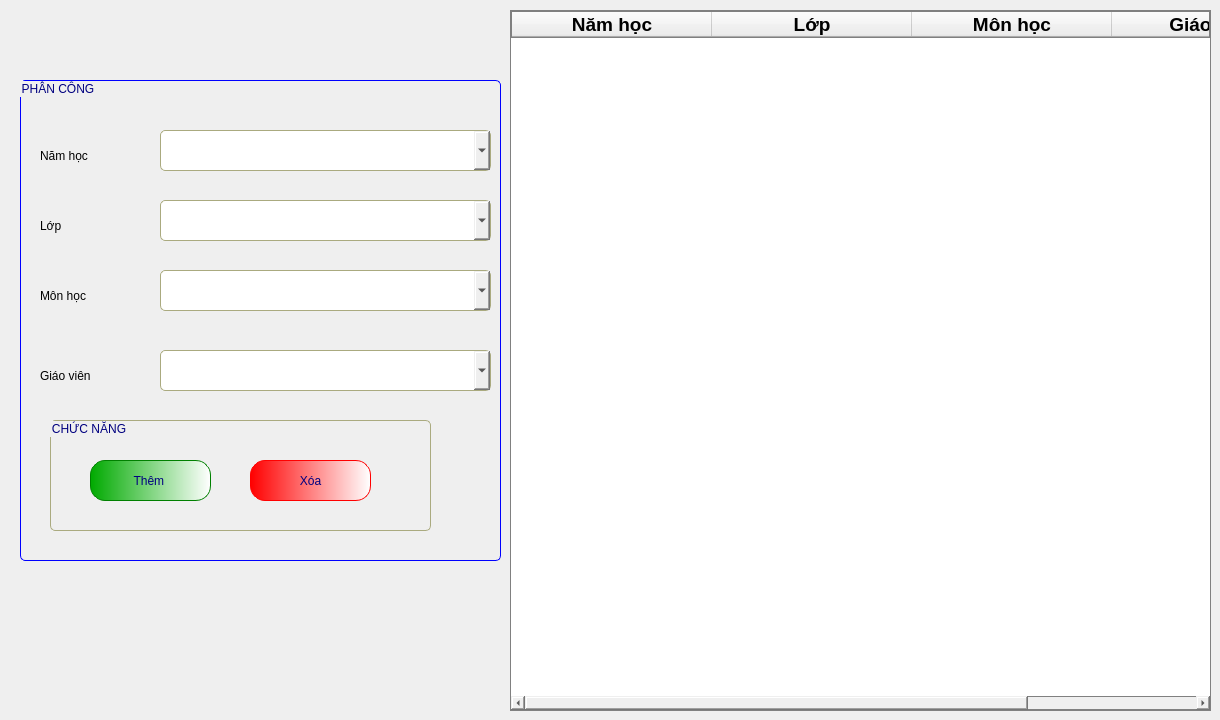
      <widget class="QWidget" name="tab_6">
       <attribute name="title">
        <string>Phân công</string>
       </attribute>
       <widget class="QGroupBox" name="groupBox_61">
        <property name="geometry">
         <rect>
          <x>20</x>
          <y>80</y>
          <width>481</width>
          <height>481</height>
         </rect>
        </property>
        <property name="styleSheet">
         <string notr="true">color: rgb(0, 0, 127);
font: 75 16pt &quot;Tahoma&quot;;
border: 1px solid blue;
border-radius:5px;</string>
        </property>
        <property name="title">
         <string>PHÂN CÔNG</string>
        </property>
        <widget class="QLabel" name="label_70">
         <property name="geometry">
          <rect>
           <x>20</x>
           <y>60</y>
           <width>111</width>
           <height>31</height>
          </rect>
         </property>
         <property name="styleSheet">
          <string notr="true">border: white;
color: black;</string>
         </property>
         <property name="text">
          <string>Năm học </string>
         </property>
        </widget>
        <widget class="QLabel" name="label_243">
         <property name="geometry">
          <rect>
           <x>20</x>
           <y>200</y>
           <width>111</width>
           <height>31</height>
          </rect>
         </property>
         <property name="styleSheet">
          <string notr="true">border: white;
color: black;</string>
         </property>
         <property name="text">
          <string>Môn học</string>
         </property>
        </widget>
        <widget class="QComboBox" name="cboxMonHocPC">
         <property name="geometry">
          <rect>
           <x>140</x>
           <y>190</y>
           <width>331</width>
           <height>41</height>
          </rect>
         </property>
         <property name="styleSheet">
          <string notr="true">border-color: rgb(170, 170, 127);
color: rgb(0, 0, 0);</string>
         </property>
        </widget>
        <widget class="QLabel" name="label_244">
         <property name="geometry">
          <rect>
           <x>20</x>
           <y>280</y>
           <width>111</width>
           <height>31</height>
          </rect>
         </property>
         <property name="styleSheet">
          <string notr="true">border: white;
color: black;</string>
         </property>
         <property name="text">
          <string>Giáo viên </string>
         </property>
        </widget>
        <widget class="QComboBox" name="cboxGiaoVien">
         <property name="geometry">
          <rect>
           <x>140</x>
           <y>270</y>
           <width>331</width>
           <height>41</height>
          </rect>
         </property>
         <property name="styleSheet">
          <string notr="true">border-color: rgb(170, 170, 127);
color: rgb(0, 0, 0);</string>
         </property>
        </widget>
        <widget class="QComboBox" name="cboxNHInPC">
         <property name="geometry">
          <rect>
           <x>140</x>
           <y>50</y>
           <width>331</width>
           <height>41</height>
          </rect>
         </property>
         <property name="styleSheet">
          <string notr="true">border-color: rgb(170, 170, 127);
color: rgb(0, 0, 0);</string>
         </property>
        </widget>
        <widget class="QLabel" name="label_279">
         <property name="geometry">
          <rect>
           <x>20</x>
           <y>130</y>
           <width>111</width>
           <height>31</height>
          </rect>
         </property>
         <property name="styleSheet">
          <string notr="true">border: white;
color: black;</string>
         </property>
         <property name="text">
          <string>Lớp</string>
         </property>
        </widget>
        <widget class="QComboBox" name="cboxLopPC">
         <property name="geometry">
          <rect>
           <x>140</x>
           <y>120</y>
           <width>331</width>
           <height>41</height>
          </rect>
         </property>
         <property name="styleSheet">
          <string notr="true">border-color: rgb(170, 170, 127);
color: rgb(0, 0, 0);</string>
         </property>
        </widget>
        <widget class="QGroupBox" name="groupBox_62">
         <property name="geometry">
          <rect>
           <x>30</x>
           <y>340</y>
           <width>381</width>
           <height>111</height>
          </rect>
         </property>
         <property name="styleSheet">
          <string notr="true">color: rgb(0, 0, 127);
font: 75 16pt &quot;Tahoma&quot;;
border-color: rgb(170, 170, 127);
</string>
         </property>
         <property name="title">
          <string>CHỨC NĂNG</string>
         </property>
         <widget class="QPushButton" name="btnXoaPhanCong">
          <property name="geometry">
           <rect>
            <x>200</x>
            <y>40</y>
            <width>121</width>
            <height>41</height>
           </rect>
          </property>
          <property name="styleSheet">
           <string notr="true">QPushButton{
font: 16pt &quot;Tahoma&quot;;
border-radius:15px;
border:1px solid red;
	background-color: qlineargradient(spread:pad, x1:0, y1:0, x2:1, y2:0, stop:0 rgba(255, 0, 0, 255), stop:1 rgba(255, 255, 255, 255));
}
QPushButton:hover{
	font: 18pt &quot;Tahoma&quot;;
	background-color:qlineargradient(spread:pad, x1:0, y1:0, x2:1, y2:0.028, stop:0 rgba(189, 0, 0, 255), stop:1 rgba(255, 255, 255, 255))
}
</string>
          </property>
          <property name="text">
           <string>Xóa</string>
          </property>
         </widget>
         <widget class="QPushButton" name="btnInsertPhanCong">
          <property name="geometry">
           <rect>
            <x>40</x>
            <y>40</y>
            <width>121</width>
            <height>41</height>
           </rect>
          </property>
          <property name="styleSheet">
           <string notr="true">QPushButton{
font: 16pt &quot;Tahoma&quot;;
border-radius:15px;
border:1px solid green;
	background-color: qlineargradient(spread:pad, x1:0, y1:0, x2:1, y2:0, stop:0 rgba(0, 170, 0, 255), stop:1 rgba(255, 255, 255, 255));
}
QPushButton:hover{
background-color: qlineargradient(spread:pad, x1:0, y1:0, x2:1, y2:0, stop:0 rgba(85, 255, 0, 255), stop:1 rgba(255, 255, 255, 255));
	font: 18pt &quot;Tahoma&quot;;
}
</string>
          </property>
          <property name="text">
           <string>Thêm </string>
          </property>
         </widget>
        </widget>
       </widget>
       <widget class="QTableWidget" name="tablePhanCong">
        <property name="geometry">
         <rect>
          <x>510</x>
          <y>10</y>
          <width>701</width>
          <height>701</height>
         </rect>
        </property>
        <property name="styleSheet">
         <string notr="true">border: 1px solid gray;
border- radius:2px;
color: rgb(0, 0, 0);
font: 75 14pt &quot;Tahoma&quot;;</string>
        </property>
        <attribute name="horizontalHeaderDefaultSectionSize">
         <number>200</number>
        </attribute>
        <column>
         <property name="text">
          <string>Năm học</string>
         </property>
         <property name="font">
          <font>
           <family>Tahoma</family>
           <pointsize>14</pointsize>
           <weight>75</weight>
           <bold>true</bold>
          </font>
         </property>
         <property name="textAlignment">
          <set>AlignCenter</set>
         </property>
        </column>
        <column>
         <property name="text">
          <string>Lớp</string>
         </property>
         <property name="font">
          <font>
           <family>Tahoma</family>
           <pointsize>14</pointsize>
           <weight>75</weight>
           <bold>true</bold>
          </font>
         </property>
         <property name="textAlignment">
          <set>AlignCenter</set>
         </property>
        </column>
        <column>
         <property name="text">
          <string>Môn học</string>
         </property>
         <property name="font">
          <font>
           <family>Tahoma</family>
           <pointsize>14</pointsize>
           <weight>75</weight>
           <bold>true</bold>
          </font>
         </property>
         <property name="textAlignment">
          <set>AlignCenter</set>
         </property>
        </column>
        <column>
         <property name="text">
          <string>Giáo viên</string>
         </property>
         <property name="font">
          <font>
           <family>Tahoma</family>
           <pointsize>14</pointsize>
           <weight>75</weight>
           <bold>true</bold>
          </font>
         </property>
         <property name="textAlignment">
          <set>AlignCenter</set>
         </property>
        </column>
       </widget>
      </widget>
